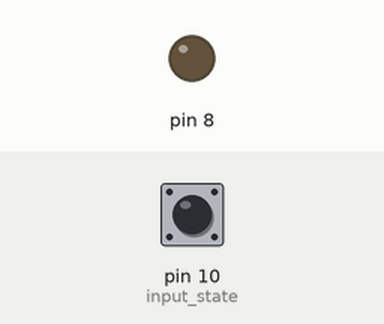
The program below on a simulated Raspberry Pi (header pin numbers). On the bench: output pins drawn as LEDs (lit = HIGH). Dashed ring = blinking. The test bench sets the inputs (shaded band); at power-on: pin 10 (input_state) HIGH. What the program prints to the terminal is not drawn.

Above: at 1.2 s.
1.3 s: pin 10 (input_state) pulled LOW for 3.2 s
At 2.1 s:
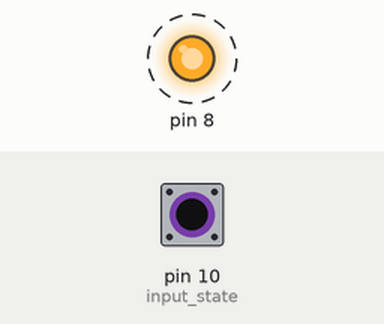
Timing chart, 0 to 5.8 s (numbered marks = the images above; inputs shaded):
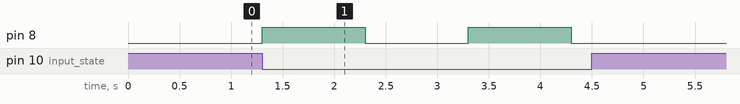

The program:

RPiExercises.py
```python
import RPi.GPIO as gpio
import time

gpio.setwarnings(False)
gpio.setmode(gpio.BOARD)
gpio.setup(10, gpio.IN, pull_up_down = gpio.PUD_UP)
gpio.setup(8, gpio.OUT)


while True:
    input_state = gpio.input(10)
    if input_state == False:
        print('Button Pressed')
        gpio.output(8, True)
        time.sleep(1)
        gpio.output(8, False)
        time.sleep(1)
    else:
        print("Button not pressed")
        
```

Measured:
- after the input at 1.3 s, pin 8: alternates HIGH for 1.0 s and LOW for 1.0 s, 4 changes in all, then stays LOW, starting at once
